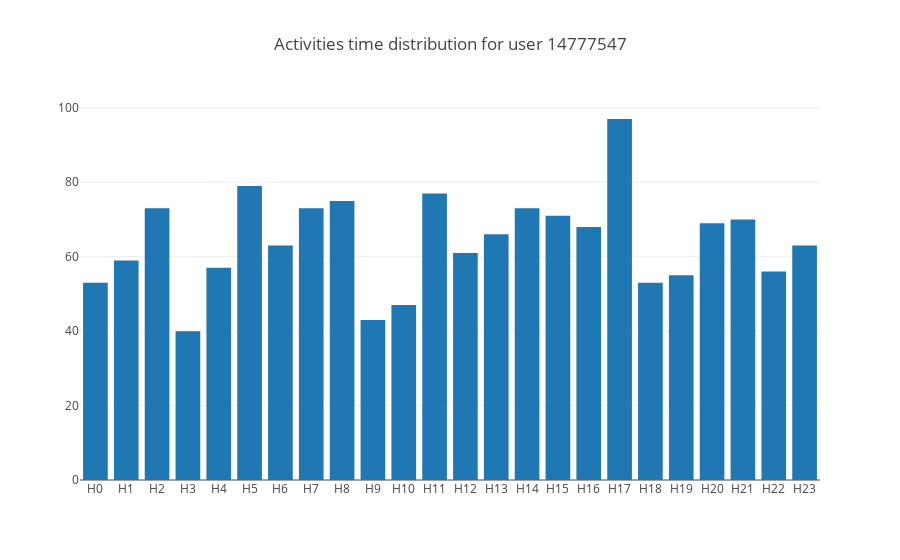
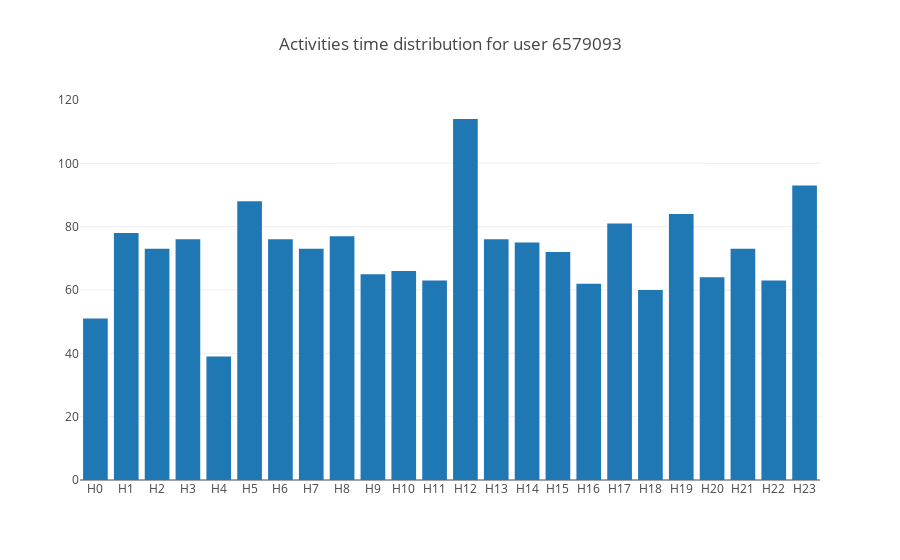

Notebook code cell kept with these figures, in order:
### Code cell
activity_of_users.foreach( x => {
    val groups = x(1).asInstanceOf[WrappedArray[Integer]].map(x => "H" + x.toString).toList
    val counts = x(2).asInstanceOf[WrappedArray[Long]].toList
    plot_top_objects("Activities time distribution for user " + x(0).toString, groups, counts)
})

### Figure 1 — Plotly figure (JSON) as saved in the notebook; plotly's stock layout.template omitted (floating-point values rounded to 4 significant figures)
{"data": [{"type": "bar", "x": ["H0", "H1", "H2", "H3", "H4", "H5", "H6", "H7", "H8", "H9", "H10", "H11", "H12", "H13", "H14", "H15", "H16", "H17", "H18", "H19", "H20", "H21", "H22", "H23"], "y": [53, 59, 73, 40, 57, 79, 63, 73, 75, 43, 47, 77, 61, 66, 73, 71, 68, 97, 53, 55, 69, 70, 56, 63]}], "layout": {"title": "Activities time distribution for user 14777547"}}

### Figure 2 — Plotly figure (JSON) as saved in the notebook; plotly's stock layout.template omitted (floating-point values rounded to 4 significant figures)
{"data": [{"type": "bar", "x": ["H0", "H1", "H2", "H3", "H4", "H5", "H6", "H7", "H8", "H9", "H10", "H11", "H12", "H13", "H14", "H15", "H16", "H17", "H18", "H19", "H20", "H21", "H22", "H23"], "y": [51, 78, 73, 76, 39, 88, 76, 73, 77, 65, 66, 63, 114, 76, 75, 72, 62, 81, 60, 84, 64, 73, 63, 93]}], "layout": {"title": "Activities time distribution for user 6579093"}}
